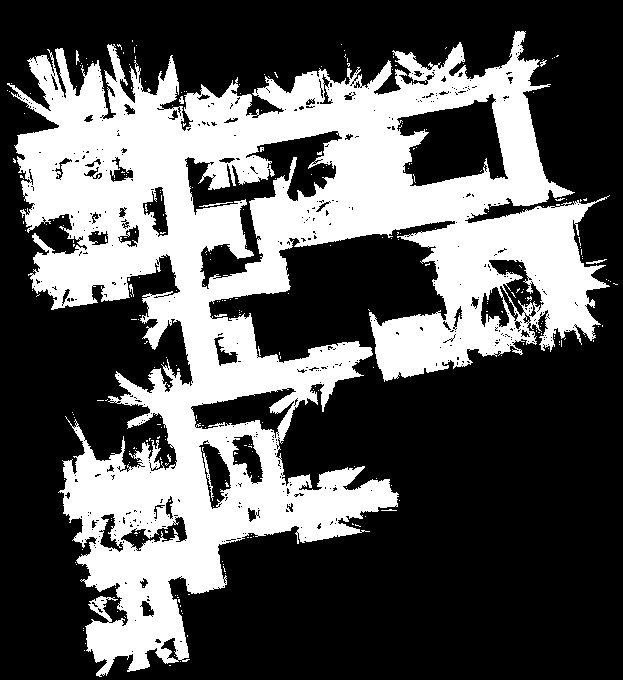
#> input picture A* Algorithm/occupancy_map.png, 623 x 680 px
$ python A_star.py
#> lines starting #> are read from the running program, lines starting #| are printed output that depends on the picture; after the words box and inside, x2 and y2 are one past the last pixel; in counts of white or black regions, pixels touching at a corner belong together; long printed decimals are rounded
from scipy.spatial import distance
from PIL import Image
import numpy as np
import heapq as hq
import matplotlib.pyplot
import matplotlib.image as plt

class A_star():

    def __init__(self, start, goal, V):
        self.vertx = [(i,j) for i in range(np.shape(V)[0]) for j in range(np.shape(V)[1])]
        self.cost_to = {}   # Assigns each vertex v the cost of the shortest known path
        self.pred = {}
        self.est_tot_cost = {}
        self.que = []
        self.s = start
        self.g = goal
        self.occu_grid = V

    def recover_path(self):

        current_node = self.g
        opt_path = []
        while goal in self.pred:
            previous = self.pred[current_node]
            opt_path.append(previous)
            current_node = previous
            if current_node == self.s:
                break

        if current_node != self.s:
            print("No optimal path found")
            return

        return opt_path

    def heu (self,p1,p2):
        euc_dist = distance.euclidean(p1,p2)
        return euc_dist

    def neigh (self, point):
        index = []
        for i in range(-1,2):
            for j in range(-1,2):
                if (i == 0 and j == 0):
                    continue
                if self.occu_grid[point[0]+i][point[1]+j] == 1:
                    index.append((point[0]+i, point[1]+j))
                else :
                    continue
        return index

    def update_prio(self,prev_dist, new_dist, point):
            if (prev_dist,point) in self.que :
                hq.heappush(self.que,(new_dist,point))  # Add new point
                self.que.remove((prev_dist,point))    # Remove old point`

    def a_star_search(self):

        # Initialize the cost to infinity
        for idx in self.vertx:
            self.cost_to[idx] = np.inf
            self.est_tot_cost[idx] = np.inf

        # Set the start point costs to 0
        self.cost_to[self.s] = 0
        self.est_tot_cost[self.s] = self.heu(self.s, self.g)
        self.que = [(self.heu(self.s,self.g),self.s)]
        hq.heapify(self.que)

        while self.que:
            v = hq.heappop(self.que)
            if v[1] == self.g :
                return self.recover_path()

            for i in  self.neigh(v[1]) :

                pvi = self.cost_to[v[1]] + self.heu(v[1], i)        # Cost to path cost till prev + new dist cost

                if i in self.est_tot_cost :
                    # Store the prev cost
                    prev_est_cost = self.est_tot_cost[i]

                if pvi < self.cost_to[i]:               # If new cost < cost at i point
                    self.pred[i] = v[1]
                    self.cost_to[i] = pvi
                    self.est_tot_cost[i] = pvi + self.heu(i,self.g)

                    if self.que is not None:
                        if (prev_est_cost, i) in self.que:                  # Update to the new cost
                            self.update_prio(prev_est_cost, self.est_tot_cost[i], i)
                        else:
                            hq.heappush(self.que, (self.est_tot_cost[i], i))

                    else:
                        hq.heappush(self.que, (self.est_tot_cost[i], i))


if __name__ == '__main__':

    occupancy_map_img = Image.open('occupancy_map.png')
#> occupancy_map_img is the input picture: PIL image 623x680 L; 34.9% white; 292 white regions (284 under 20 px), largest, box (x1, y1, x2, y2) and area: (7, 31, 610, 677) 146713, (199, 202, 233, 207) 48, (586, 259, 607, 264) 43
    occupancy_grid = (np.asarray(occupancy_map_img) > 0).astype(int)
    start = (635,140)
    goal = (350,400)

    a_str = A_star(start, goal, occupancy_grid)
    points = a_str.a_star_search()
#> points = 724 pairs, first value 220 to 635, second value 140 to 455

    print(a_str.est_tot_cost[goal])
#| 803.115
    new_map = occupancy_grid
    new_map[np.where(occupancy_grid > 0)] = 40
    for idx in points:
        new_map[idx[0]][idx[1]] = 100
#> this loop made 724 passes
#> idx on passes 1 to 3: (350, 401), (349, 402), (349, 403)
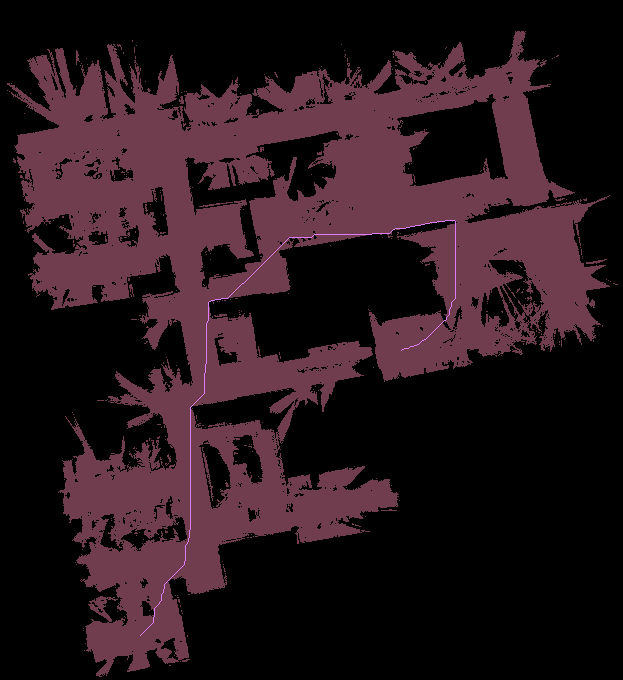
#> new_map: shape (680, 623) int64; 3 distinct labels, from 0 to 100; one colour per label, 0 black

    plt.imsave('A_star_optimal_path.png',new_map)
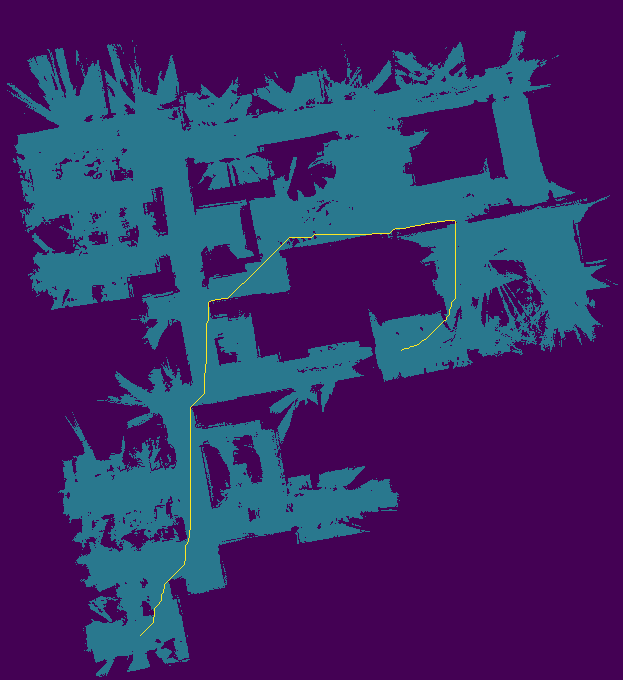
#> saved as A_star_optimal_path.png: shape (680, 623, 3); mean R, G, B 58.9, 42.7, 104
    new_image = Image.open('A_star_optimal_path.png')
    new_image.show()
